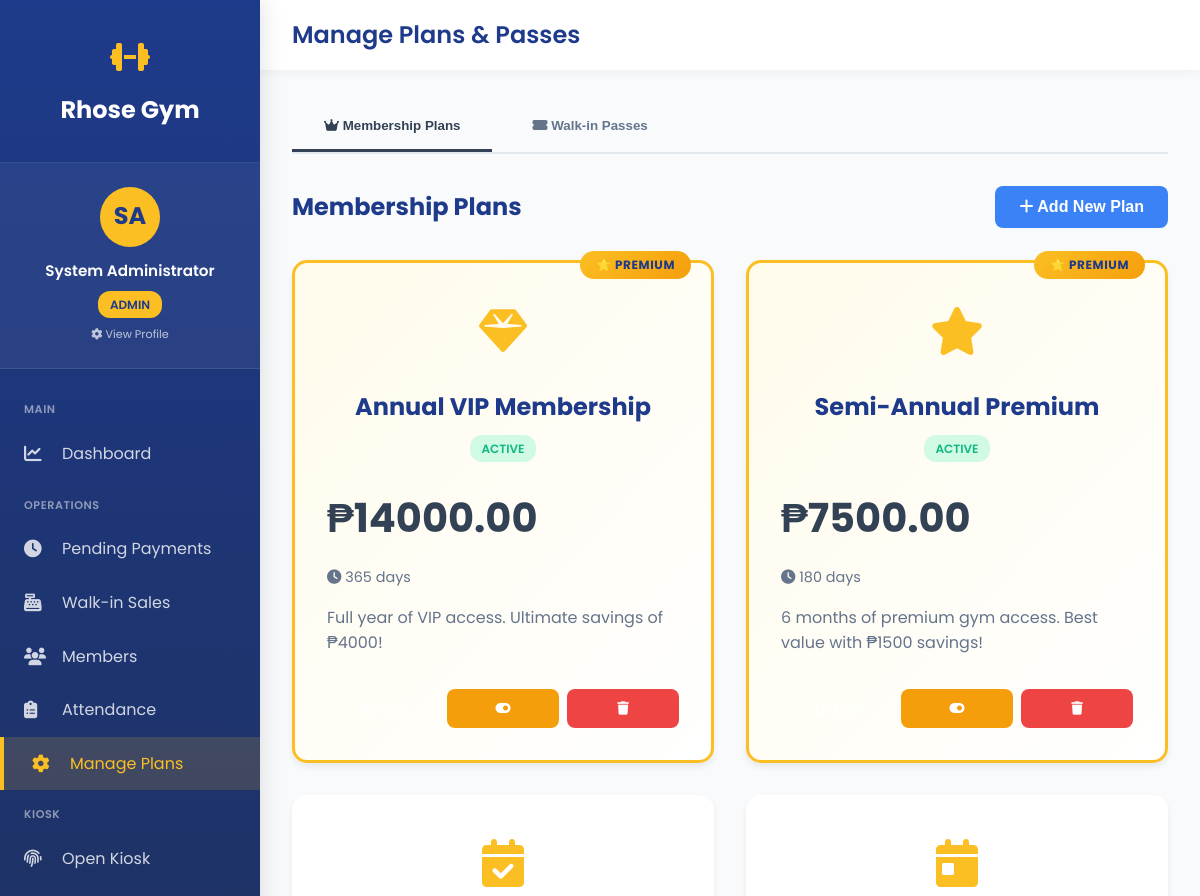
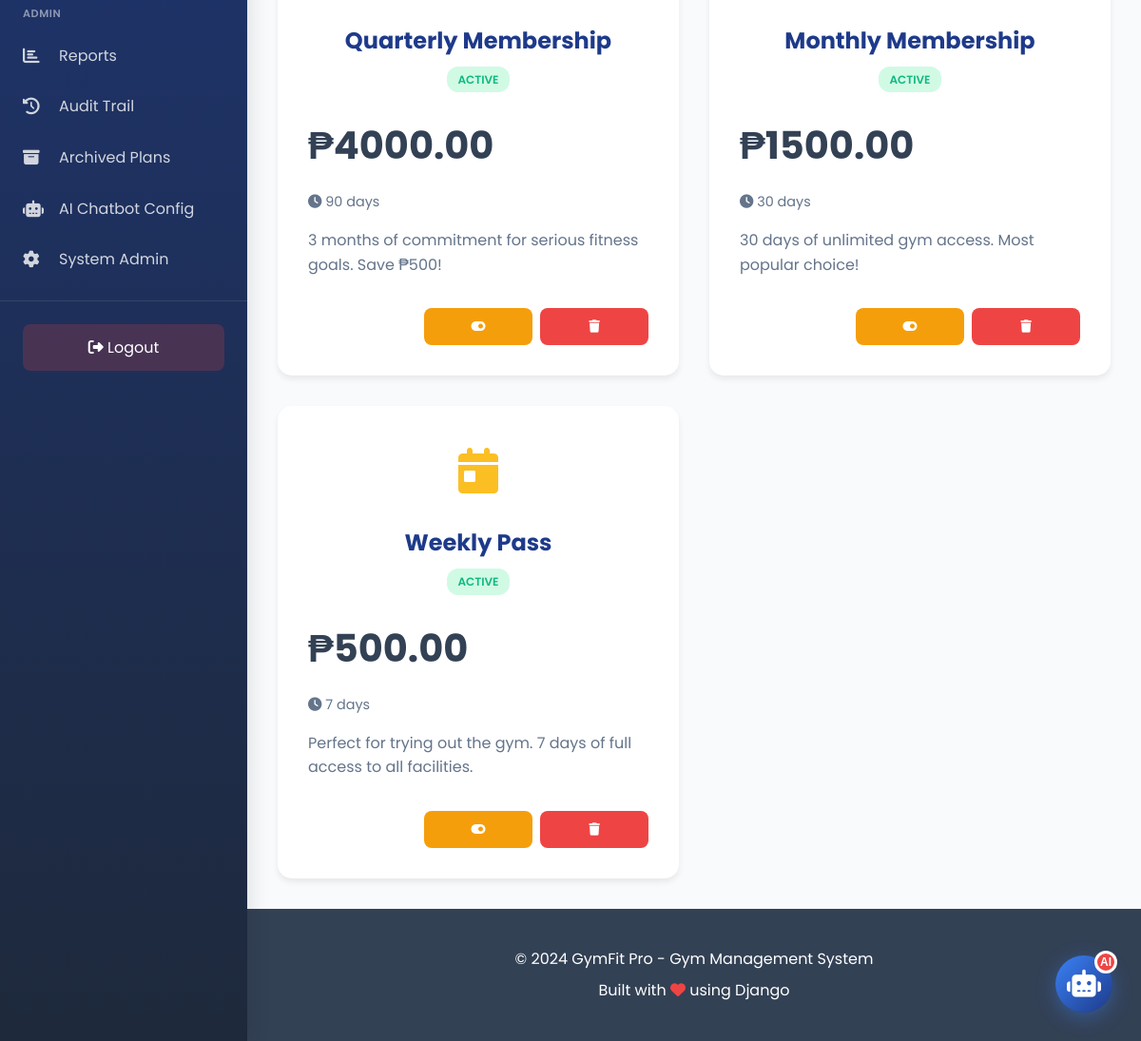
The page /manage-plans/ (signed in) on the database its author committed (2 pictures, top to bottom).
### gym_app/models.py (models this page shows, shortened)
class User(AbstractUser):
    ROLE_CHOICES = [
        ('admin', 'Admin'),
        ('staff', 'Staff'),
        ('member', 'Member'),
    ]
    role = models.CharField(max_length=10, choices=ROLE_CHOICES, default='member')
    mobile_no = models.CharField(max_length=20, blank=True, null=True)
    address = models.TextField(blank=True, null=True)
    birthdate = models.DateField(blank=True, null=True)
    age = models.IntegerField(blank=True, null=True)
    profile_image = models.ImageField(
        upload_to='profile_images/',
        blank=True,
        null=True,
        help_text="Profile picture"
    )
    kiosk_pin = models.CharField(
        max_length=6,
        blank=True,
        null=True,
        unique=True,
        help_text="6-digit PIN for kiosk check-in/out",
        verbose_name="Kiosk PIN"
    )
    created_at = models.DateTimeField(auto_now_add=True)
    updated_at = models.DateTimeField(auto_now=True)
    class Meta:
        db_table = 'users'
        verbose_name = 'User'
        verbose_name_plural = 'Users'
    def is_admin(self):
        return self.role == 'admin' or self.is_superuser
    def is_staff_or_admin(self):
        return self.role in ['admin', 'staff'] or self.is_superuser or self.is_staff

class MembershipPlan(models.Model):
    name = models.CharField(max_length=100)
    duration_days = models.IntegerField(help_text="Duration in days")
    price = models.DecimalField(max_digits=10, decimal_places=2)
    description = models.TextField(blank=True, null=True)
    is_active = models.BooleanField(default=True)
    is_archived = models.BooleanField(default=False, help_text="Archived plans are hidden but preserved for records")
    archived_at = models.DateTimeField(null=True, blank=True)
    archived_by = models.ForeignKey(
        User,
        on_delete=models.SET_NULL,
        null=True,
        blank=True,
        related_name='archived_membership_plans'
    )
    created_at = models.DateTimeField(auto_now_add=True)
    updated_at = models.DateTimeField(auto_now=True)
    class Meta:
        db_table = 'membership_plans'
        verbose_name = 'Membership Plan'
        verbose_name_plural = 'Membership Plans'
        ordering = ['price']

### gym_app/views.py (the view, shortened to what this page needs)
# urls.py: path('manage-plans/', views.manage_plans_view, name='manage_plans'),
@login_required
def manage_plans_view(request):
    if not request.user.is_staff_or_admin():
        messages.error(request, 'Access denied.')
        return redirect('dashboard')
    context = {
        'membership_plans': MembershipPlan.objects.all().order_by('-duration_days'),
        'walkin_passes': FlexibleAccess.objects.all().order_by('duration_days'),
    }
    return render(request, 'gym_app/manage_plans.html', context)

### gym_app/templates/gym_app/manage_plans.html (shortened to what this page needs)
{% extends 'gym_app/base_sidebar.html' %}
{% block page_title %}Manage Plans & Passes{% endblock %}
{% block content %}
{% load static %}
<link rel="stylesheet" href="{% static 'gym_app/css/pages/manage_plans.css' %}">
<div class="tabs">
    <button class="tab active" onclick="switchTab('membership')">
        <i class="fas fa-crown"></i> Membership Plans
    </button>
    <button class="tab" onclick="switchTab('walkin')">
        <i class="fas fa-ticket-alt"></i> Walk-in Passes
    </button>
</div>
<div id="membership-tab" class="tab-content active">
    <div class="action-bar">
        <h2 style="color: var(--primary-blue); margin: 0;">Membership Plans</h2>
        <button class="btn btn-primary" onclick="openModal('membership', 'add')">
            <i class="fas fa-plus"></i> Add New Plan
        </button>
    </div>
    <div class="plans-grid">
        {% for plan in membership_plans %}
        <div class="plan-card {% if plan.duration_days >= 180 %}premium{% endif %}">
            <div class="plan-header">
                <div class="plan-icon">
                    <i class="fas fa-{% if plan.duration_days >= 365 %}gem{% elif plan.duration_days >= 180 %}star{% elif plan.duration_days >= 90 %}calendar-check{% else %}calendar-day{% endif %}"></i>
                </div>
                <h3 class="plan-name">{{ plan.name }}</h3>
                <span class="plan-status status-{% if plan.is_active %}active{% else %}inactive{% endif %}">
                    {% if plan.is_active %}Active{% else %}Inactive{% endif %}
                </span>
            </div>
            <div class="plan-price">₱{{ plan.price }}</div>
            <div class="plan-duration">
                <i class="fas fa-clock"></i> {{ plan.duration_days }} days
            </div>
            <p class="plan-description">
                {{ plan.description|default:"Full access to gym facilities and equipment" }}
            </p>
            <div class="plan-actions">
                <button class="btn-edit" onclick="openModal('membership', 'edit', {{ plan.id }})">
                    <i class="fas fa-edit"></i> Edit
                </button>
                <button class="btn-toggle" onclick="toggleStatus('membership', {{ plan.id }}, {{ plan.is_active|lower }})">
                    <i class="fas fa-toggle-{% if plan.is_active %}on{% else %}off{% endif %}"></i>
                </button>
                <button class="btn-delete" onclick="deletePlan('membership', {{ plan.id }}, '{{ plan.name }}')">
                    <i class="fas fa-trash"></i>
                </button>
            </div>
        </div>
        {% empty %}
        <div style="grid-column: 1/-1; text-align: center; padding: 4rem; color: var(--gray);">
            <i class="fas fa-inbox" style="font-size: 5rem; opacity: 0.3; margin-bottom: 1rem;"></i>
            <p>No membership plans yet. Add your first plan!</p>
        </div>
        {% endfor %}
    </div>
</div>
{% endblock %}

### gym_app/templates/gym_app/base_sidebar.html (shortened to what this page needs)
<!DOCTYPE html>
<html lang="en">
<head>
    <link rel="stylesheet" href="https://cdnjs.cloudflare.com/ajax/libs/font-awesome/6.4.0/css/all.min.css">
</head>
<body class="has-sidebar">
    <aside class="sidebar" id="sidebar">
        <div class="sidebar-header">
            <div class="sidebar-logo">
                <i class="fas fa-dumbbell"></i>
            </div>
            <a href="{% url 'home' %}" class="sidebar-brand">Rhose Gym</a>
        </div>
        <a href="{% url 'profile_settings' %}" class="sidebar-user">
            <div class="sidebar-user-avatar">
                {% if user.profile_image %}
                    <img src="{{ user.profile_image.url }}" alt="{{ user.get_full_name }}" class="sidebar-user-avatar-img">
                {% else %}
                    {{ user.first_name|first|upper }}{{ user.last_name|first|upper }}
                {% endif %}
            </div>
            <div class="sidebar-user-name">{{ user.get_full_name|default:user.username }}</div>
            <div style="text-align: center; margin-top: 0.5rem;">
                <span class="sidebar-user-role">{{ user.role }}</span>
            </div>
            <div style="text-align: center; margin-top: 0.5rem; font-size: 0.7rem; opacity: 0.7;">
                <i class="fas fa-cog"></i> View Profile
            </div>
        </a>
            <nav class="sidebar-menu">
            <div class="sidebar-section">Main</div>
            <a href="{% url 'dashboard' %}" {% if request.path == '/dashboard/' %}class="active"{% endif %}>
                <i class="fas fa-chart-line"></i>
                <span>Dashboard</span>
            </a>
            <div class="sidebar-section">Operations</div>
            <a href="{% url 'pending_payments' %}" {% if 'pending-payments' in request.path %}class="active"{% endif %}>
                <i class="fas fa-clock"></i>
                <span>Pending Payments</span>
            </a>
            <a href="{% url 'walkin_purchase' %}" {% if 'walkin' in request.path %}class="active"{% endif %}>
                <i class="fas fa-cash-register"></i>
                <span>Walk-in Sales</span>
            </a>
            <a href="{% url 'members_list' %}" {% if 'members' in request.path %}class="active"{% endif %}>
                <i class="fas fa-users"></i>
                <span>Members</span>
            </a>
            <a href="{% url 'attendance_report' %}" {% if 'attendance' in request.path %}class="active"{% endif %}>
                <i class="fas fa-clipboard-list"></i>
                <span>Attendance</span>
            </a>
            <a href="{% url 'manage_plans' %}" {% if 'manage-plans' in request.path %}class="active"{% endif %}>
                <i class="fas fa-cog"></i>
                <span>Manage Plans</span>
            </a>
            <div class="sidebar-section">Kiosk</div>
            <a href="{% url 'kiosk_login' %}" target="_blank">
                <i class="fas fa-fingerprint"></i>
                <span>Open Kiosk</span>
            </a>
            {% if user.is_admin %}
            <div class="sidebar-section">Admin</div>
            <a href="{% url 'reports' %}" {% if 'reports' in request.path %}class="active"{% endif %}>
                <i class="fas fa-chart-bar"></i>
                <span>Reports</span>
            </a>
            <a href="{% url 'audit_trail' %}" {% if 'audit' in request.path %}class="active"{% endif %}>
                <i class="fas fa-history"></i>
                <span>Audit Trail</span>
            </a>
            <a href="{% url 'archived_plans' %}" {% if 'archived-plans' in request.path %}class="active"{% endif %}>
                <i class="fas fa-archive"></i>
                <span>Archived Plans</span>
            </a>
            <a href="{% url 'chatbot_config' %}" {% if 'chatbot-config' in request.path %}class="active"{% endif %}>
                <i class="fas fa-robot"></i>
                <span>AI Chatbot Config</span>
            </a>
            <a href="/admin/" target="_blank">
                <i class="fas fa-cog"></i>
                <span>System Admin</span>
            </a>
            {% endif %}
        </nav>
        <div class="sidebar-footer">
            <a href="{% url 'logout' %}">
                <i class="fas fa-sign-out-alt"></i> Logout
            </a>
        </div>
    </aside>
    <div class="main-wrapper">
        <div class="top-navbar">
            <div class="top-navbar-left">
                <h1>{% block page_title %}Dashboard{% endblock %}</h1>
            </div>
        </div>
        <main class="main-content">
            {% block content %}{% endblock %}
        </main>
        <footer class="footer">
            <div class="container">
                <p>&copy; 2024 GymFit Pro - Gym Management System</p>
                <p>Built with <i class="fas fa-heart" style="color: var(--danger);"></i> using Django</p>
            </div>
        </footer>
    </div>
<button class="chat-widget-button" id="chatWidgetToggle" title="Chat with FitBot">
    <i class="fas fa-robot"></i>
    <span class="chat-widget-badge">AI</span>
</button>
</body>
</html>

### gym_app/static/gym_app/css/pages/manage_plans.css (style rules this page uses)
.tabs { display: flex; gap: 0.5rem; margin-bottom: 2rem; border-bottom: 2px solid #e2e8f0; }
.tab { padding: 1rem 2rem; background: none; border: none; border-bottom: 3px solid transparent; cursor: pointer; font-weight: 600; color: var(--gray); transition: all 0.3s; }
.tab.active { color: var(--primary); border-bottom-color: var(--primary); }
.tab-content { display: none; }
.tab-content.active { display: block; }
.action-bar { display: flex; justify-content: space-between; align-items: center; margin-bottom: 2rem; }
.plans-grid { display: grid; grid-template-columns: repeat(auto-fill, minmax(300px, 1fr)); gap: 2rem; }
.plan-card { background: var(--white); border-radius: 15px; padding: 2rem; box-shadow: 0 4px 6px rgba(0, 0, 0, 0.07); position: relative; transition: all 0.3s; }
.plan-card.premium { border: 3px solid var(--gold); background: linear-gradient(135deg, #fffbeb 0%, #ffffff 100%); }
.plan-card.premium::before { content: '⭐ PREMIUM'; position: absolute; top: -12px; right: 20px; background: linear-gradient(135deg, var(--gold) 0%, var(--dark-gold) 100%); color: var(--primary-blue); padding: 0.25rem 1rem; border-radius: 20px; font-size: 0.75rem; font-weight: 700; letter-spacing: 0.05em; }
.plan-header { text-align: center; margin-bottom: 1.5rem; }
.plan-icon { font-size: 3rem; color: var(--gold); margin-bottom: 1rem; }
.plan-name { font-size: 1.5rem; font-weight: 700; color: var(--primary-blue); margin-bottom: 0.5rem; }
.plan-price { font-size: 2.5rem; font-weight: 700; color: var(--primary); margin: 1rem 0; }
.plan-duration { color: var(--gray); font-size: 0.9rem; }
.plan-description { color: var(--gray); margin: 1rem 0; min-height: 60px; }
.plan-status { display: inline-block; padding: 0.25rem 0.75rem; border-radius: 12px; font-size: 0.75rem; font-weight: 600; text-transform: uppercase; }
.status-active { background: #d1fae5; color: var(--success); }
.plan-actions { display: flex; gap: 0.5rem; margin-top: 1.5rem; }
.plan-actions button { flex: 1; padding: 0.75rem; border: none; border-radius: 8px; font-weight: 600; cursor: pointer; transition: all 0.3s; }
.btn-edit { background: var(--primary); color: var(--white); }
.btn-delete { background: var(--danger); color: var(--white); }
.btn-toggle { background: var(--warning); color: var(--white); }

### gym_app/templates/gym_app/base_sidebar.html (style rules this page uses)
.chat-widget-button { position: fixed; bottom: 30px; right: 30px; width: 60px; height: 60px; border-radius: 50%; background: linear-gradient(135deg, var(--secondary-blue) 0%, var(--primary-blue) 100%); color: var(--white); border: none; box-shadow: 0 5px 20px rgba(59, 130, 246, 0.4); cursor: pointer; display: flex; align-items: center; justify-content: center; font-size: 1.8rem; z-index: 10000; transition: transform 0.2s, box-shadow 0.2s; }
.chat-widget-badge { position: absolute; top: -5px; right: -5px; background: var(--danger); color: var(--white); width: 24px; height: 24px; border-radius: 50%; display: flex; align-items: center; justify-content: center; font-size: 0.75rem; font-weight: 700; border: 3px solid var(--white); }

### rows shown on the page
User: first_name|first "S", last_name|first "A", get_full_name "System Administrator", role "ADMIN"
MembershipPlan: name "Annual VIP Membership", is_active "ACTIVE", price "14000.00", duration_days "365", description "Full year of VIP access. Ultimate savings of ₱4000!"
MembershipPlan: name "Semi-Annual Premium", is_active "ACTIVE", price "7500.00", duration_days "180", description "6 months of premium gym access. Best value with ₱1500 savings!"
MembershipPlan: name "Quarterly Membership", is_active "ACTIVE", price "4000.00", duration_days "90", description "3 months of commitment for serious fitness goals. Save ₱500!"
MembershipPlan: name "Monthly Membership", is_active "ACTIVE", price "1500.00", duration_days "30", description "30 days of unlimited gym access. Most popular choice!"
MembershipPlan: name "Weekly Pass", is_active "ACTIVE", price "500.00", duration_days "7", description "Perfect for trying out the gym. 7 days of full access to all facilities."
